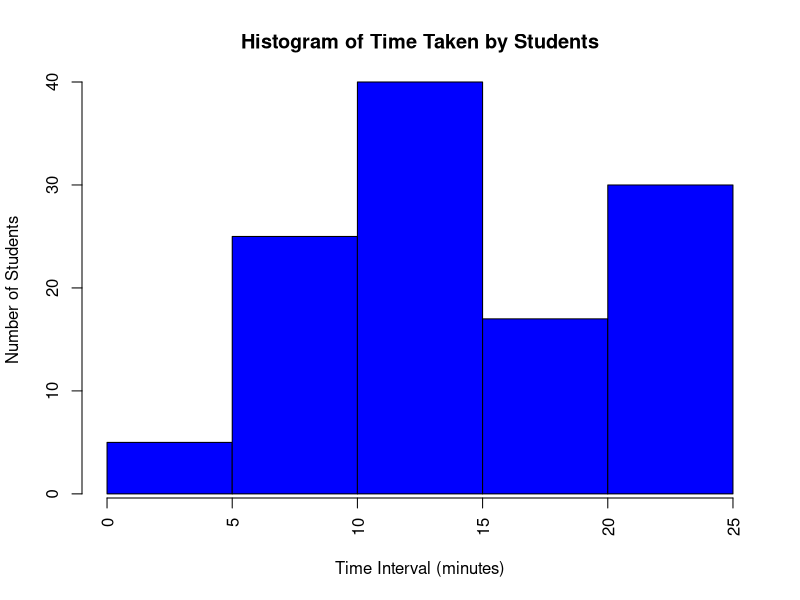
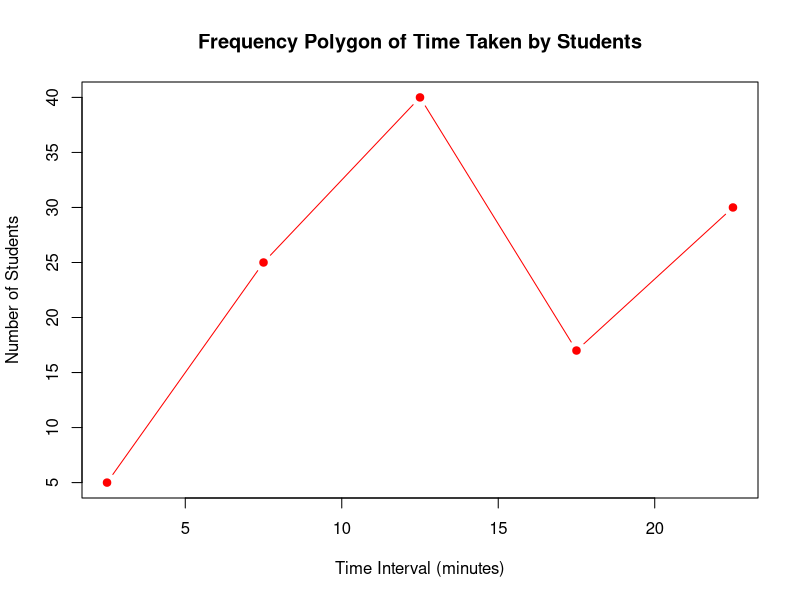

Reproduce these figures in R, in order.
xlp<-c(0,5,10,15,20)
xup<-c(5,10,15,20,25)
NumStudents = c(5, 25, 40, 17, 30)
midpoints <- c(2.5, 7.5, 12.5, 17.5, 22.5)
barplot(NumStudents,width=xup-xlp,space=0,
 col = "blue",
 xlab = "Time Interval (minutes)",
 ylab = "Number of Students",
 main = "Histogram of Time Taken by Students")
lbls <- sort(union(xlp, xup))
axis(1, labels = lbls, at = lbls, las = 2)
plot(midpoints, NumStudents, type = "b", pch = 19,
 col = "red",
 xlab = "Time Interval (minutes)",
 ylab = "Number of Students",
 main = "Frequency Polygon of Time Taken by Students")